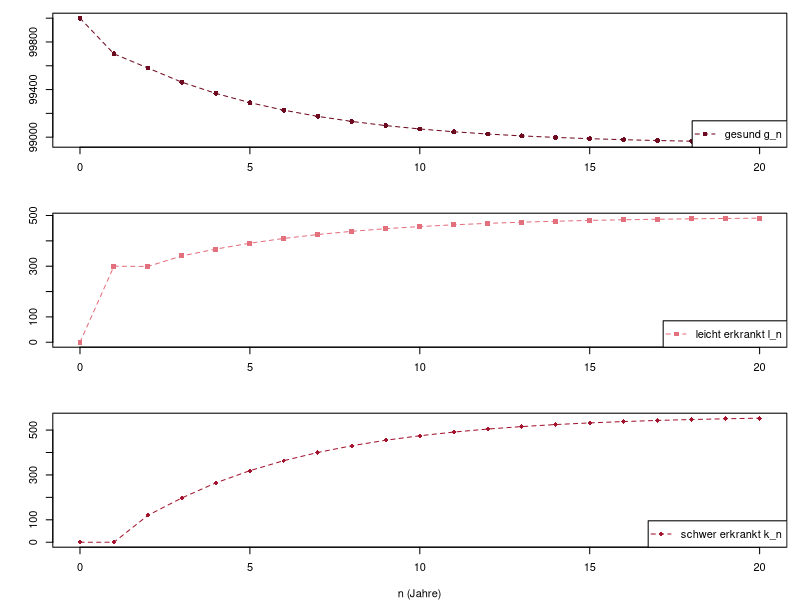

Recreate this plot in R.
# Abb. 2.7: Krankheitsverlauf als lineares System (Buch, Abschnitt 2.2, Gl. 2.8)
# x_{n+1} = A x_n mit x = (gesund, leicht erkrankt, schwer erkrankt), x_0 = (100000, 0, 0), ein Schritt = ein Jahr
# (c) 2026 Philipp Kügler · Programm zum Buch „Dynamische Systeme in den Lebenswissenschaften“ · MIT-Lizenz (siehe LICENSE)
A <- matrix(c(0.997, 0.6, 0,
              0.003, 0,   0.35,
              0,     0.4, 0.65), nrow = 3, byrow = TRUE)
N <- 20
X <- matrix(0, 3, N + 1)
X[, 1] <- c(100000, 0, 0)
for (k in 1:N) X[, k + 1] <- A %*% X[, k]   # Matrix mal Vektor
cat(sprintf("x_20 = (%.0f, %.0f, %.0f)\n", X[1, N + 1], X[2, N + 1], X[3, N + 1]))
cat(sprintf("Spaltensummen von A: %g %g %g -> die Gesamtzahl bleibt erhalten: %.0f\n", colSums(A)[1], colSums(A)[2], colSums(A)[3], sum(X[, N + 1])))

namen <- c("gesund g_n", "leicht erkrankt l_n", "schwer erkrankt k_n")
farben <- c(rgb(0.43, 0.04, 0.12), rgb(0.89, 0.44, 0.49), rgb(0.64, 0.08, 0.18)); zeichen <- c(16, 15, 18)
par(mfrow = c(3, 1), mar = c(4, 4, 1, 1))
for (i in 1:3) {
  plot(0:N, X[i, ], type = "o", lty = 2, pch = zeichen[i], col = farben[i], xlab = if (i == 3) "n (Jahre)" else "", ylab = "")
    legend("bottomright", legend = namen[i], col = farben[i], pch = zeichen[i], lty = 2)
}
